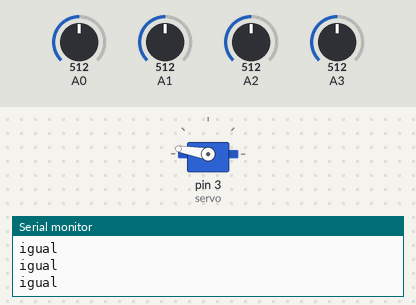
The sketch below on a simulated Arduino Uno, built with avr-gcc and run on an emulated ATmega328P. Parts: servo, the last lines printed to the serial monitor. The test bench sets the inputs (shaded band); at power-on: A1 = 512, A0 = 512, A2 = 512, A3 = 512.

Above: at 1.2 s.
1.3 s: A1 set to 544
2.8 s: A1 set to 577
At 4.7 s:
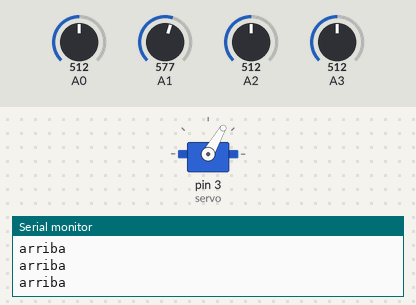
5.4 s: A0 set to 612
8.4 s: A0 set to 645
At 8.86 s:
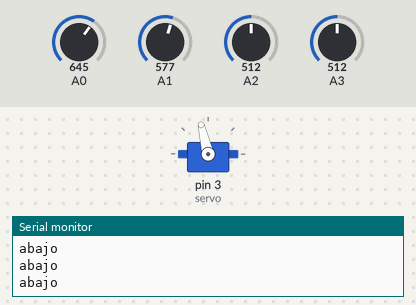
10.5 s: A0 set to 538
12.0 s: A0 set to 508
At 12.46 s:
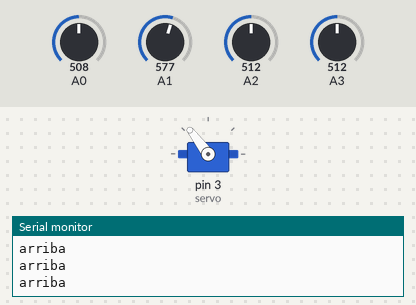
Timing chart, 0 to 15.0 s (numbered marks = the images above; inputs shaded):
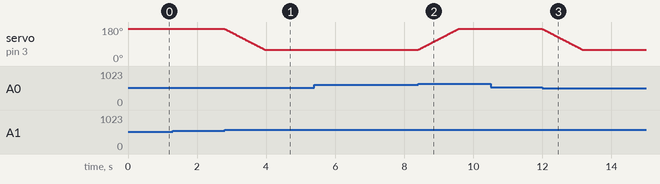

The sketch:

whereIsMyLight.ino
```cpp
#include <Servo.h>

Servo servo;
Servo servoContinuo;

int botonDerecha = 7;
int botonIzquierda = 6;
int optoacoplador = 2;

boolean previousAngle;
int angulo;


int abajo;
int arriba;
int izquierda;
int derecha;

int posVertical;

void setup() {
  Serial.begin(9600);

  pinMode(botonIzquierda, INPUT);
  pinMode(botonDerecha, INPUT);
  pinMode(optoacoplador, INPUT);


  /*
  servoContinuo.attach(5);
  initAngle();

  previousAngle = digitalRead(optoacoplador);
  angulo = 0;

   delay(1000);

   */


   servo.attach(3);
   posVertical = 170;
   servo.write(posVertical);


}

void loop() {

  abajo = analogRead(A0);
  arriba = analogRead(A1);
  izquierda = analogRead(A2);
  derecha = analogRead(A3);
  /*

  if((izquierda - derecha) > 100){    // Hay más luz en derecha que en la izquierda
    Serial.println("derecha");

    if(angulo != 0){
      goToAngle((angulo - 5));
    }
  }
  if((izquierda - derecha) < -20){    //Hay más luz en la izquierda que en la derecha
    Serial.println("izquierda");

    if(angulo != 180){
      goToAngle((angulo + 5));
    }
  }
  if((izquierda - derecha) < 100 && (izquierda - derecha) > -20){     //Más o menos hay la misma luz
    Serial.println("nada");
  }
*/


  if((abajo - arriba) > 50){      //Hay más luz abajo que arriba
    Serial.println("abajo");

    if(posVertical != 170){
      posVertical++;
    }
  }
  if((abajo - arriba) < -50){     //Hay más luz arriba que abajo
    Serial.println("arriba");

    if(posVertical != 60){
      posVertical--;
    }
  }
  if((abajo - arriba) < 50 && (abajo - arriba) > -50){        //Más o menos la misma luz
    Serial.println("igual");
  }


  servo.write(posVertical);

  delay(10);


}

void initAngle(){
  while((digitalRead(botonIzquierda) == 1)){

    //Serial.println("NO HAY PULSADO");
    servoContinuo.write(88);
  }
  servoContinuo.write(93);

}

void goToAngle(int finishAngle){
  while(angulo != finishAngle){
    if(angulo > finishAngle){
      servoContinuo.write(88);

      if(previousAngle != digitalRead(optoacoplador)){
        angulo -= 5;
      }
      previousAngle = digitalRead(optoacoplador);

    }
    if(angulo < finishAngle){
      servoContinuo.write(98);

      if(previousAngle != digitalRead(optoacoplador)){
        angulo += 5;
      }
      previousAngle = digitalRead(optoacoplador);

    }

    if(digitalRead(botonIzquierda) == 0 || digitalRead(botonDerecha) == 0){
      angulo = 0;
    }
  }
  servoContinuo.write(93);
}
```

Measured:
- the behaviour switches between 562 and 563 on A1 (found by bisection; images 0 and 1)
- the behaviour switches between 627 and 628 on A0 (found by bisection; images 1 and 2)
- the behaviour switches between 527 and 526 on A0 (found by bisection; images 2 and 3)
- after the input at 2.8 s, servo on pin 3 (servo): moves from 170° to 60° over 1.2 s, starting at once
- after the input at 8.4 s, servo on pin 3 (servo): moves from 60° to 170° over 1.2 s, starting at once
- after the input at 12.0 s, servo on pin 3 (servo): moves from 170° to 60° over 1.2 s, starting at once
